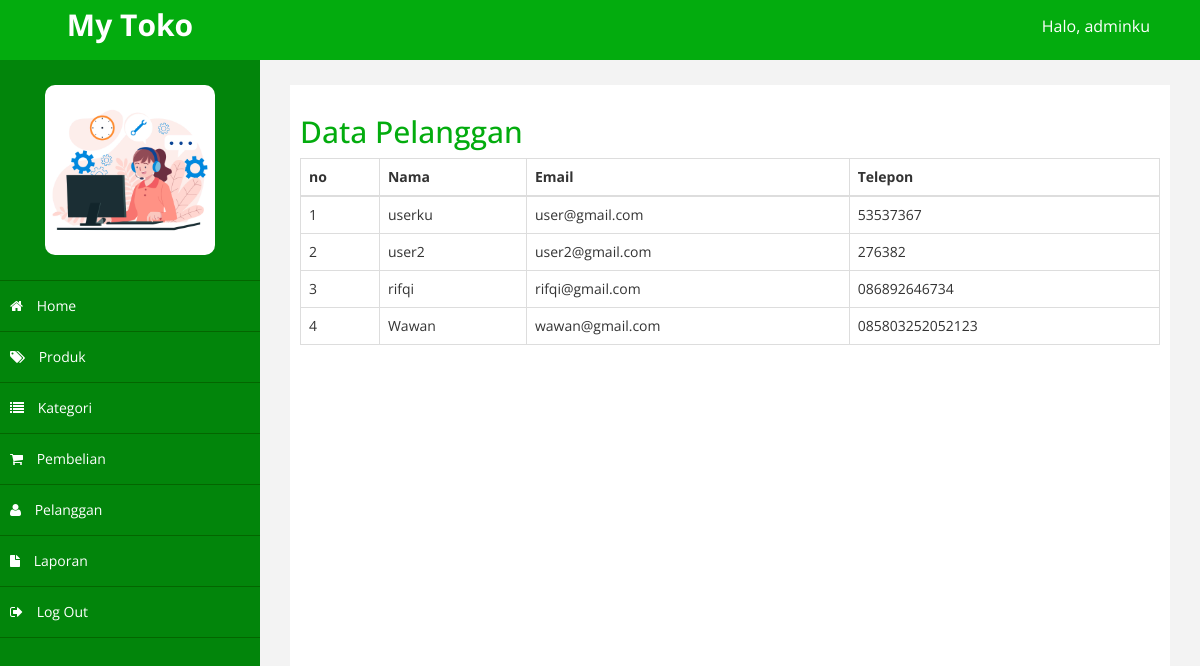
Page /admin/index.php?halaman=pelanggan (signed in) on the committed database.
### tables this page shows
CREATE TABLE `pelanggan` (
  `id_pelanggan` int(11) NOT NULL,
  `email_pelanggan` varchar(100) NOT NULL,
  `password_pelanggan` varchar(100) NOT NULL,
  `nama_pelanggan` varchar(100) NOT NULL,
  `telepon_pelanggan` varchar(15) NOT NULL,
  `alamat_pelanggan` text NOT NULL
);

### admin/pelanggan.php (the view)
<h2>Data Pelanggan</h2>
<table class="table table-bordered">
    <thead>
        <tr>
            <th>no</th>
            <th>Nama</th>
            <th>Email</th>
            <th>Telepon</th>
        </tr>
    </thead>
    <tbody>
        <?php include '../koneksi.php'; ?>
        <?php $nomor = 1; ?>
        <?php $ambil = $koneksi->query("SELECT * FROM pelanggan"); ?>
        <?php while ($pecah = $ambil->fetch_assoc()) { ?>
            <tr>
                <td><?= $nomor; ?></td>
                <td><?= $pecah['nama_pelanggan']; ?></td>
                <td><?= $pecah['email_pelanggan']; ?></td>
                <td><?= $pecah['telepon_pelanggan']; ?></td>
            </tr>
            <?php $nomor++; ?>
        <?php }; ?>
    </tbody>
</table>

### admin/assets/css/custom.css (style rules this page uses)
body { font-family: 'Open Sans', sans-serif; }
h2 { color: rgb(3, 172, 14); ; }

### rows in the picture
pelanggan: nama_pelanggan "userku", email_pelanggan "user@gmail.com", telepon_pelanggan "53537367"
pelanggan: nama_pelanggan "user2", email_pelanggan "user2@gmail.com", telepon_pelanggan "276382"
pelanggan: nama_pelanggan "rifqi", email_pelanggan "rifqi@gmail.com", telepon_pelanggan "086892646734"
pelanggan: nama_pelanggan "Wawan", email_pelanggan "wawan@gmail.com", telepon_pelanggan "085803252052123"

### other values in the picture
$_SESSION['admin']['nama_lengkap'] "adminku"
